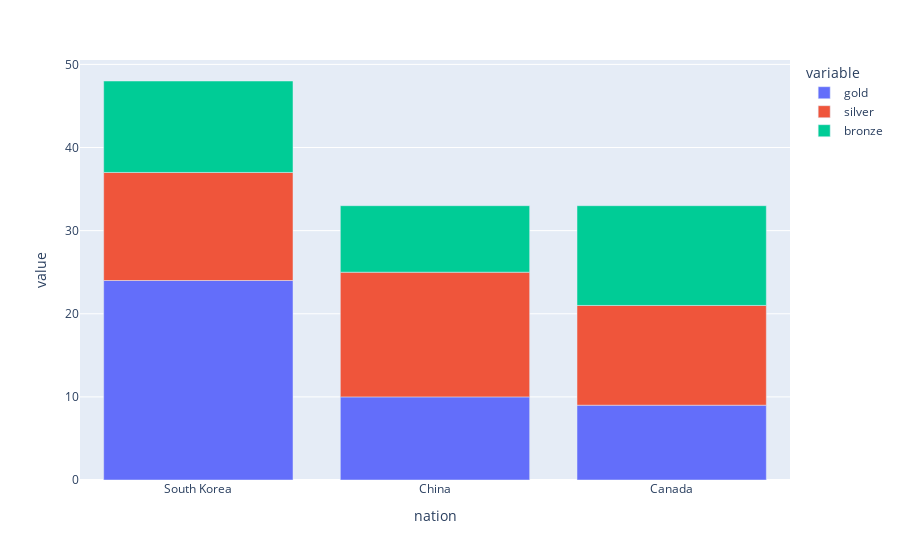

This figure's notebook cell:
### Code cell
# fig = px.bar(x = wide['nation'], y = [wide['gold'],wide['silver'], wide['bronze']])
fig = px.bar(wide, x ='nation' , y = ['gold','silver','bronze'])

fig.show()

### Figure 1 — Plotly figure (JSON) as saved in the notebook; plotly's stock layout.template omitted (floating-point values rounded to 4 significant figures)
{"data": [{"hovertemplate": "variable=gold<br>nation=%{x}<br>value=%{y}<extra></extra>", "legendgroup": "gold", "marker": {"color": "#636efa", "pattern": {"shape": ""}}, "name": "gold", "orientation": "v", "showlegend": true, "textposition": "auto", "type": "bar", "x": ["South Korea", "China", "Canada"], "xaxis": "x", "y": [24, 10, 9], "yaxis": "y"}, {"hovertemplate": "variable=silver<br>nation=%{x}<br>value=%{y}<extra></extra>", "legendgroup": "silver", "marker": {"color": "#EF553B", "pattern": {"shape": ""}}, "name": "silver", "orientation": "v", "showlegend": true, "textposition": "auto", "type": "bar", "x": ["South Korea", "China", "Canada"], "xaxis": "x", "y": [13, 15, 12], "yaxis": "y"}, {"hovertemplate": "variable=bronze<br>nation=%{x}<br>value=%{y}<extra></extra>", "legendgroup": "bronze", "marker": {"color": "#00cc96", "pattern": {"shape": ""}}, "name": "bronze", "orientation": "v", "showlegend": true, "textposition": "auto", "type": "bar", "x": ["South Korea", "China", "Canada"], "xaxis": "x", "y": [11, 8, 12], "yaxis": "y"}], "layout": {"barmode": "relative", "legend": {"title": {"text": "variable"}, "tracegroupgap": 0}, "margin": {"t": 60}, "xaxis": {"anchor": "y", "domain": [0, 1], "title": {"text": "nation"}}, "yaxis": {"anchor": "x", "domain": [0, 1], "title": {"text": "value"}}}}
